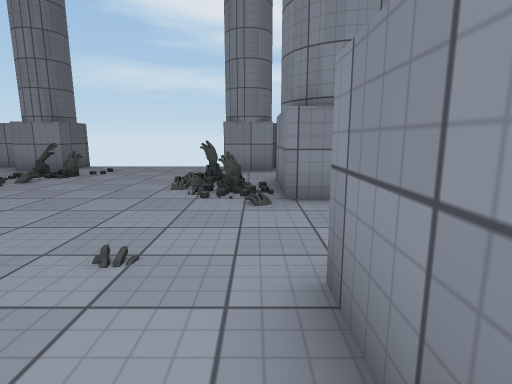
[1] (above)

16 first-person views from a walk through a scene from a Unity 3-D project. The camera is 1.2 m above the floor, tilts 10° down and sees 80° across. The floor is counted in squares, 1.2 m on a side. Each view is taken from the middle of a square. On the plan, view 1 faces up. The plan holds only what a view shows up to about 12 squares ahead; the rest is blank. The place goes on beyond the plan. The player character is not drawn. Some surface patterns are stand-ins.

[2]
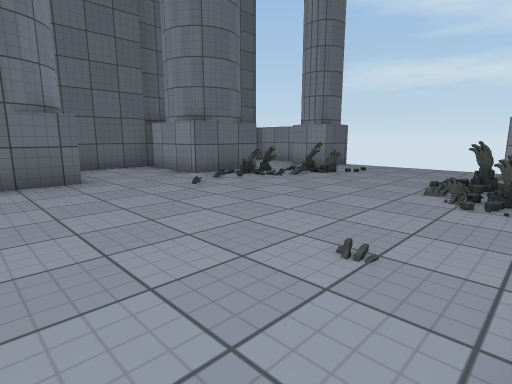

[3]
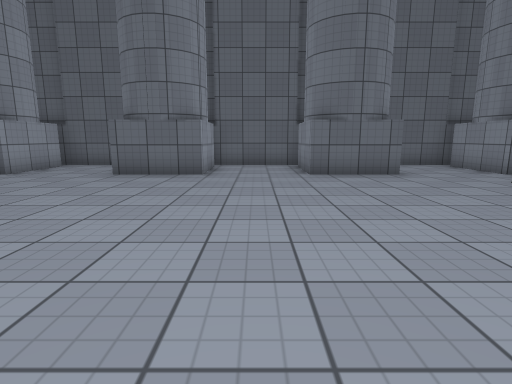

[4]
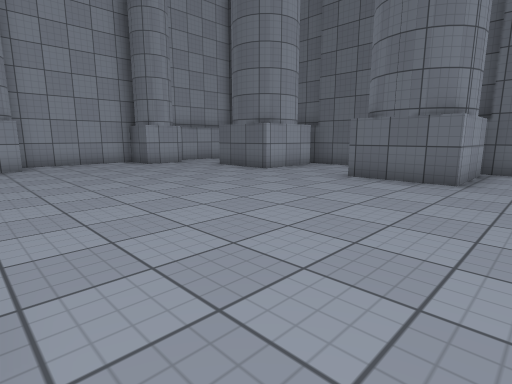

[5]
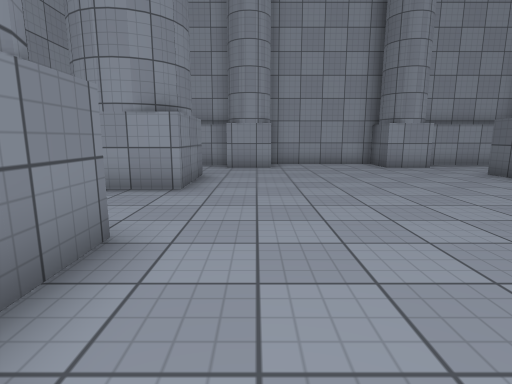

[6]
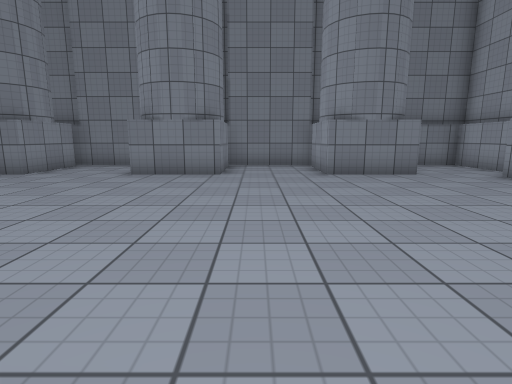

[7]
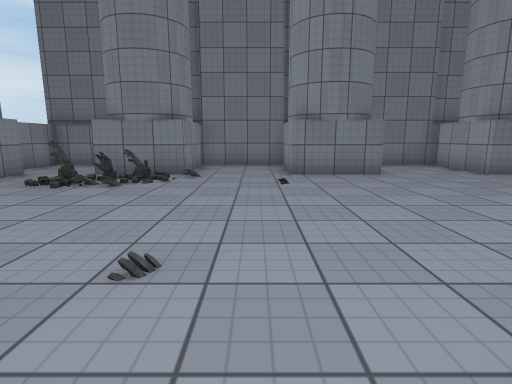

[8]
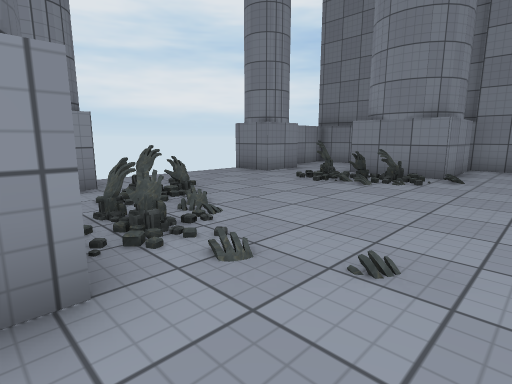

[9]
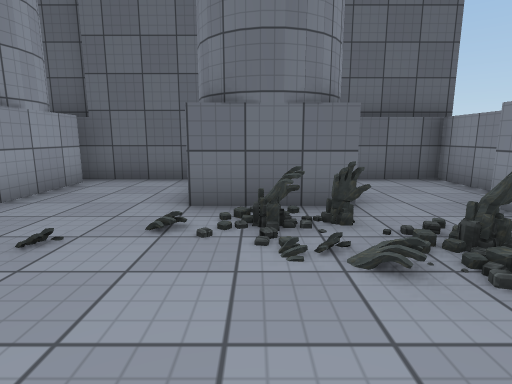

[10]
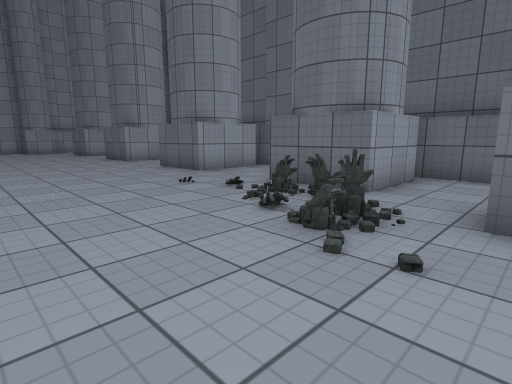

[11]
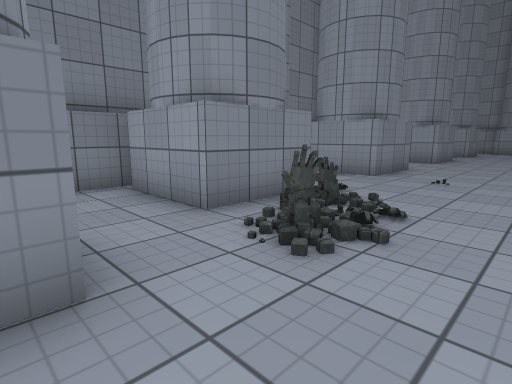

[12]
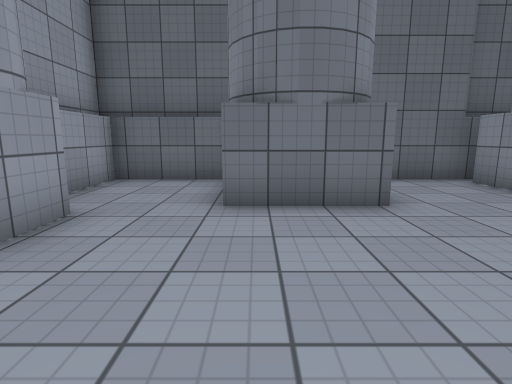

[13]
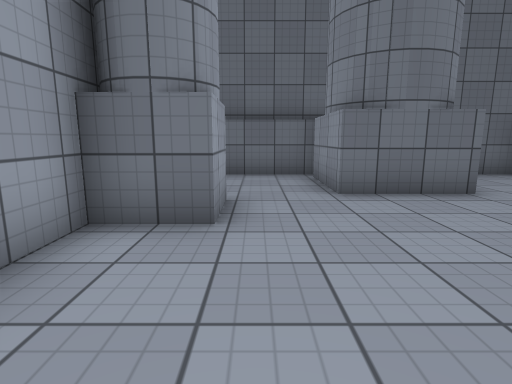

[14]
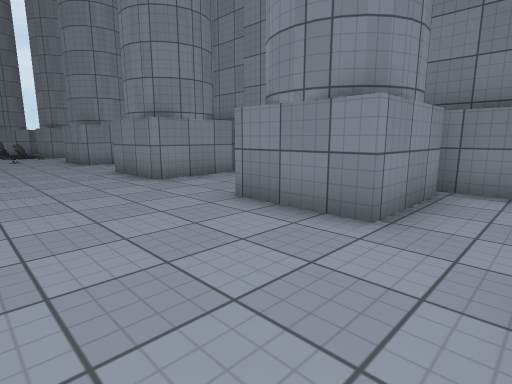

[15]
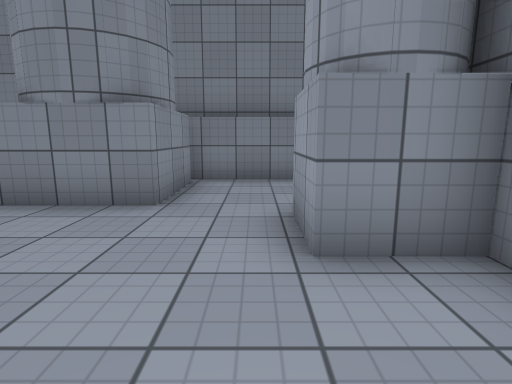

[16]
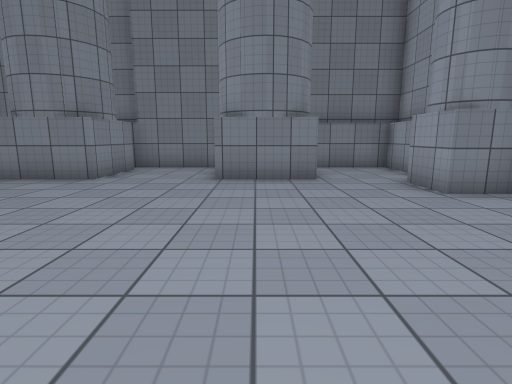

### Floor plan
Points are (right, up) in squares from view 1. A wall is a line through its corners. A room is listed if a view was taken in it or the views show most of it. See-through windows are left out.
Room 1 (views 1, 2, 3, 4, 5, 6, 7, 8, 9, 10, 11, 12, 13, 14, 15, 16)
walls: (3, -0.5) (0.5, -0.5) (0.5, 2) (3, 2); (3.5, -3.9) (3.5, -0.1); (-8.9, -6) (-10, -6); (-10, -3.5) (-7.5, -3.5) (-7.5, -6); (3.1, -6) (0.5, -6) (0.5, -3.5) (3, -3.5); (3.5, 1.9) (3.5, 5.1); (-10.5, -0.4) (-10.5, -3.6); (-10, 2) (-7.5, 2) (-7.5, -0.5) (-10, -0.5); (-10.5, -5.5) (-10.5, -9.4); (3, 5) (0.5, 5) (0.5, 7.5) (3, 7.5); (3.5, -9.1) (3.5, -5.4); (-10, -9) (-7.5, -9) (-7.5, -11.5) (-10, -11.5); (-10.5, 5.4) (-10.5, 1.5); (3, -11.5) (0.5, -11.5) (0.5, -9) (3, -9); (3.5, 7.2) (3.5, 10.5) (0.5, 10.5); (-10, 7.5) (-7.5, 7.5) (-7.5, 5) (-10, 5); (-10.5, -11.4) (-10.5, -14.5) (-7.5, -14.5); (0.6, 9.5) (-1, 9.5) (-1, 11); (-7, -13.5) (-5.5, -13.5) (-5.5, -15) (-1.5, -15) (-1.5, -13.5) (0, -13.5); (0, -14.5) (3.5, -14.5) (3.5, -11.2); (-6, 11) (-6, 9.5) (-7.5, 9.5); (-8.2, 10.5) (-10.5, 10.5) (-10.5, 7.2)
low walls: (-6.2, 7) (-6.8, 6.9)
ways out: gap at (-7, 7)
objects: other object (-6, 6); other object (-6, 8) to (-5, 8); other object (-1, 6); other object (-1, 7)

Positions as (right, up) in squares from view 1, and headings:
1: (0, 0), facing up
2: (0, 0), facing up-left
3: (1, -2), facing left
4: (0, -2), facing down-left
5: (-1, -3), facing down
6: (-8, -7), facing right
7: (-8, 3), facing right
8: (-8, 3), facing up-right
9: (-3, 6), facing left
10: (-2, 10), facing down-left
11: (-3, 10), facing down-right
12: (-3, -11), facing left
13: (-2, -13), facing left
14: (-3, -13), facing up-right
15: (-4, -13), facing right
16: (-7, -10), facing right
